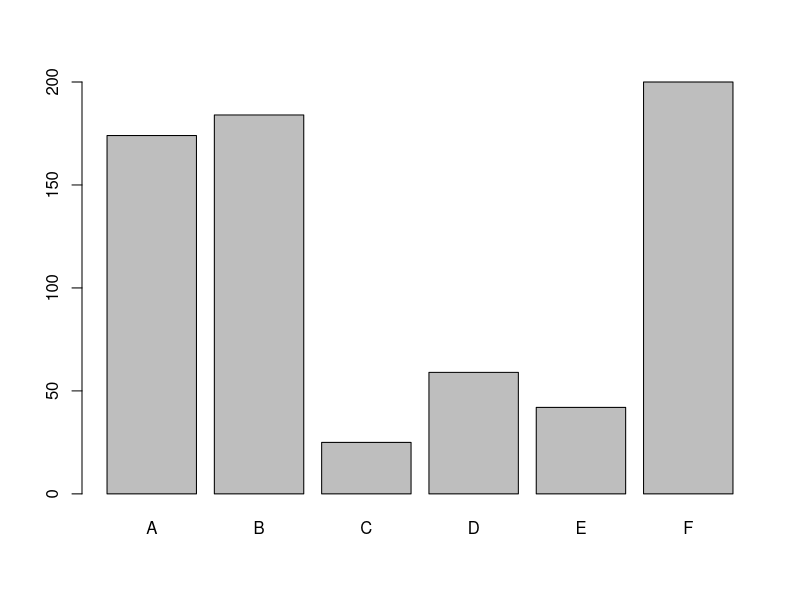
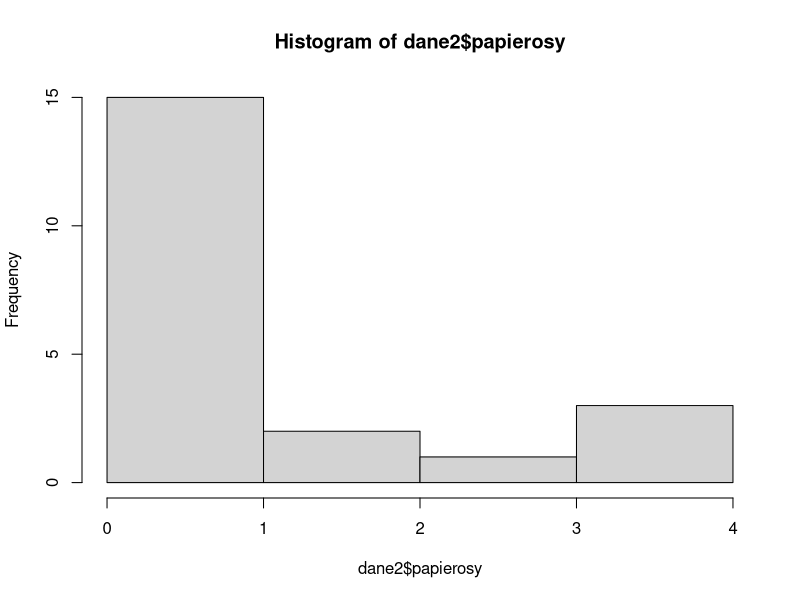
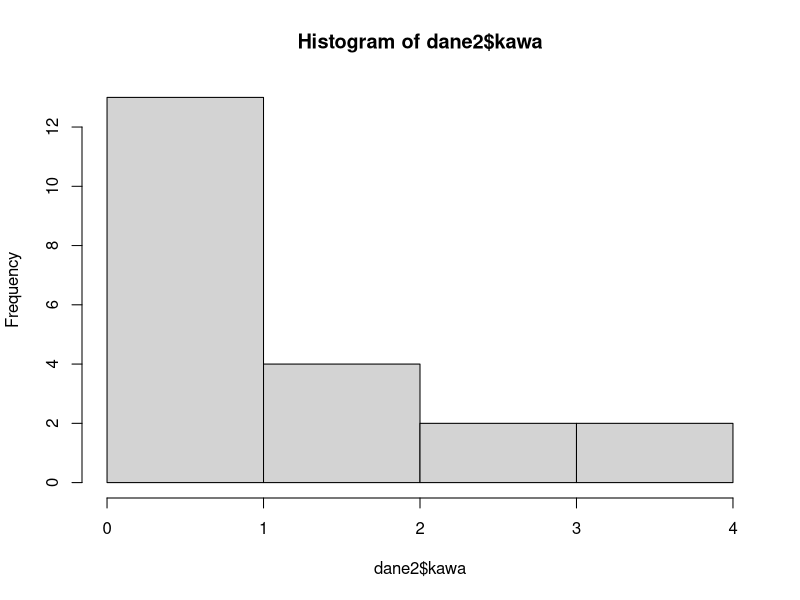
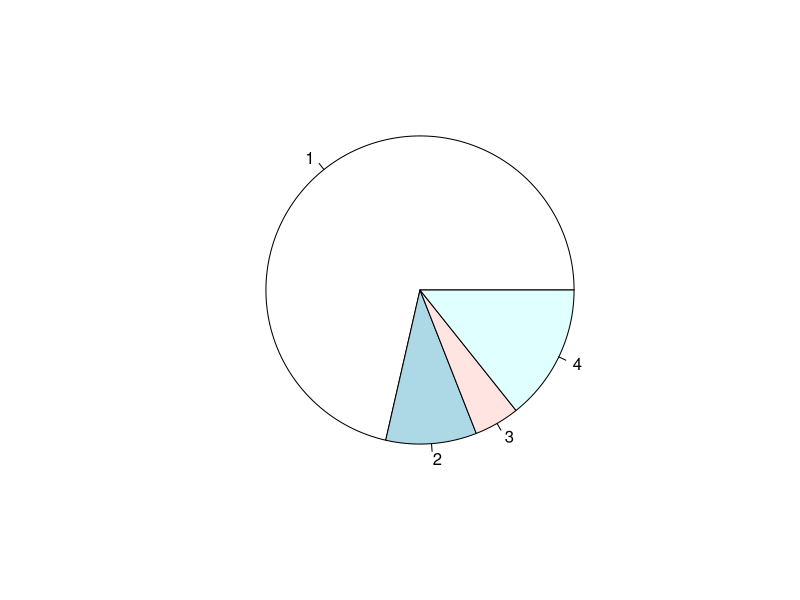
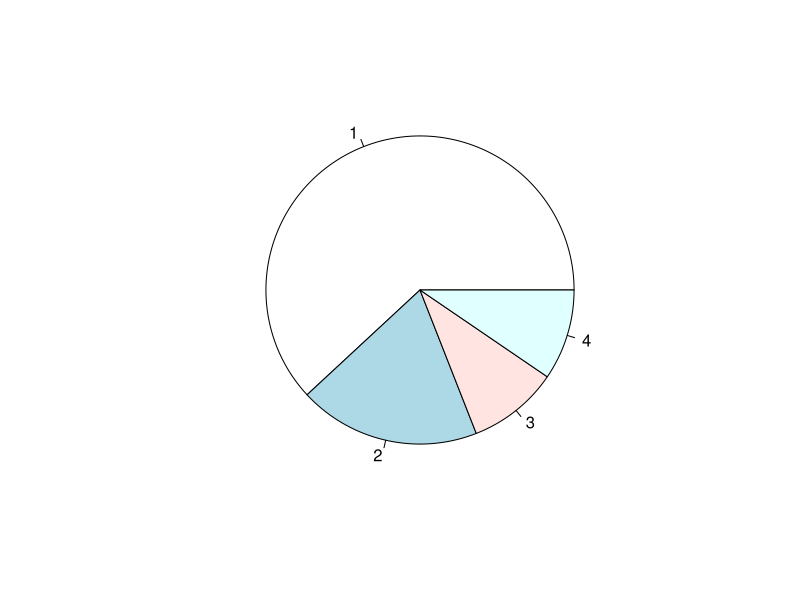
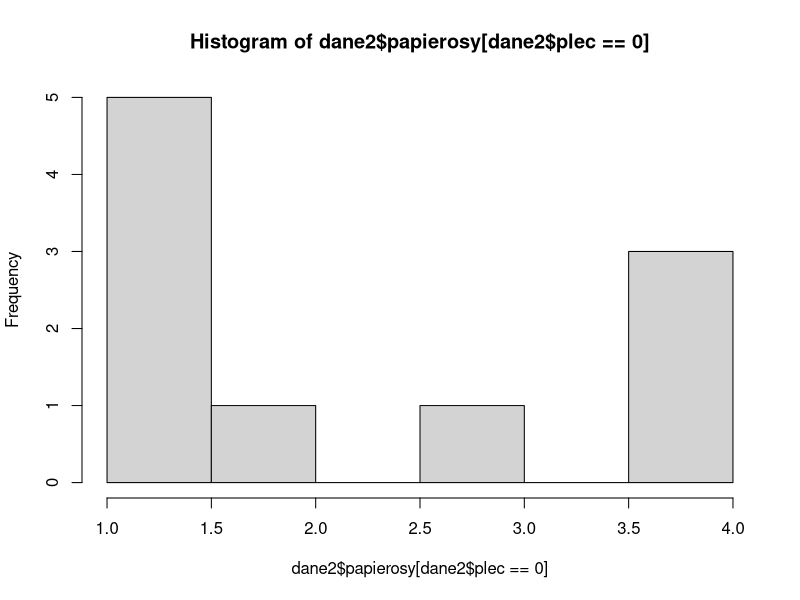
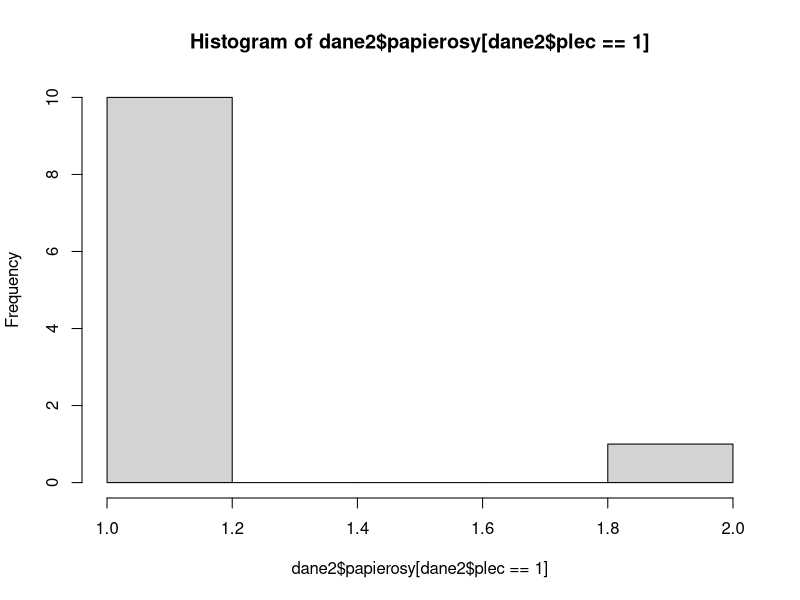

R code for these plots, in order:
library(MASS)
#1
data = InsectSprays
kills = tapply(data$count, data$spray, sum)
print(kills)

#install.packages("UsingR")
#library(UsingR)
barplot(kills)

#2
dane2 = data.frame(plec=c(1,1,0,1,0,1,1,0,1,0,0,1,0,1,1,0,0,0,0,1,1),
                   papierosy=c(1,1,4,1,3,1,1,1,1,2,1,1,1,1,1,4,4,1,1,1,2),
                   kawa=c(1,1,1,1,1,1,2,1,3,4,4,1,2,1,1,1,1,1,3,2,2))
#print(dane2)
tabLiczPap = table(dane2$papierosy)
tabLiczKawa = table(dane2$kawa)
hist(dane2$papierosy, breaks=c(0,1,2,3,4))
hist(dane2$kawa, breaks=c(0,1,2,3,4))
pie(tabLiczPap)
pie(tabLiczKawa)
#podzial na plec?
hist(dane2$papierosy[dane2$plec==0])
hist(dane2$papierosy[dane2$plec==1])
genderDistinctP= table(dane2$papierosy, dane2$plec)
colnames(genderDistinctP)<-c("kobieta", "mezczyzna")
genderDistinctK= table(dane2$papierosy, dane2$plec)
colnames(genderDistinctK)<-c("kobieta", "mezczyzna")


#3
Team = 
  c(
    0.06,
    0.048,
    0.162,
    0.07,
    0.109,
    0.136,
    0.263,
    0.061,
    0.098,
    0.037,
    0.03,
    0.061,
    0.121,
    0.102,
    0.073,
    0.049,
    0,
    0.075,
    0.049,
    0.104,
    0.077,
    0.109,
    0.102,
    0.033
  )
Patients=c(50,42,37,71,55,44,38,33,41,27,33,49,66,49,55,41,29,40,41,48,52,55,49,60)
Infections=c(3,2,6,5,6,6,10,2,4,1,1,3,8,5,4,2,0,3,2,5,4,6,5,2)
Month=c(1:24)
d = cbind(Month, Patients, Infections, Team)
ramka3 = data.frame(Month, Patients, Infections, Team)

